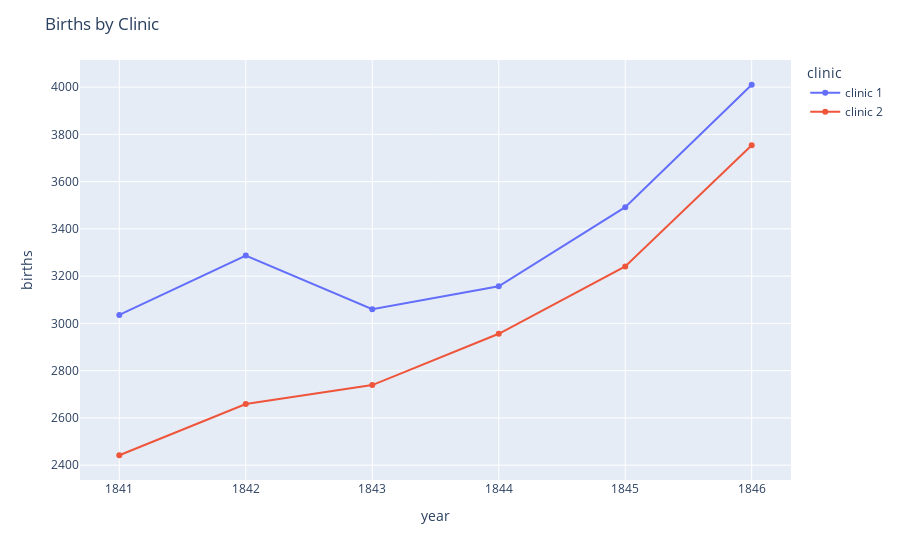

The notebook cell this image was saved under:
### Code cell
fig = px.line(clinics,
        x='year',
        y='births',
        color='clinic',
        markers=True
       )
fig.update_layout(
    title='Births by Clinic'
)

### Figure 1 — Plotly figure (JSON) as saved in the notebook; plotly's stock layout.template omitted (floating-point values rounded to 4 significant figures)
{"data": [{"hovertemplate": "clinic=clinic 1<br>year=%{x}<br>births=%{y}<extra></extra>", "legendgroup": "clinic 1", "line": {"color": "#636efa", "dash": "solid"}, "marker": {"symbol": "circle"}, "mode": "lines+markers", "name": "clinic 1", "orientation": "v", "showlegend": true, "type": "scatter", "x": [1841, 1842, 1843, 1844, 1845, 1846], "xaxis": "x", "y": [3036, 3287, 3060, 3157, 3492, 4010], "yaxis": "y"}, {"hovertemplate": "clinic=clinic 2<br>year=%{x}<br>births=%{y}<extra></extra>", "legendgroup": "clinic 2", "line": {"color": "#EF553B", "dash": "solid"}, "marker": {"symbol": "circle"}, "mode": "lines+markers", "name": "clinic 2", "orientation": "v", "showlegend": true, "type": "scatter", "x": [1841, 1842, 1843, 1844, 1845, 1846], "xaxis": "x", "y": [2442, 2659, 2739, 2956, 3241, 3754], "yaxis": "y"}], "layout": {"autosize": true, "legend": {"title": {"text": "clinic"}, "tracegroupgap": 0}, "margin": {"t": 60}, "title": {"text": "Births by Clinic"}, "xaxis": {"anchor": "y", "autorange": true, "domain": [0, 1], "range": [1841.0, 1846.0], "title": {"text": "year"}, "type": "linear"}, "yaxis": {"anchor": "x", "autorange": true, "domain": [0, 1], "range": [2321.0, 4131.0], "title": {"text": "births"}, "type": "linear"}}}
